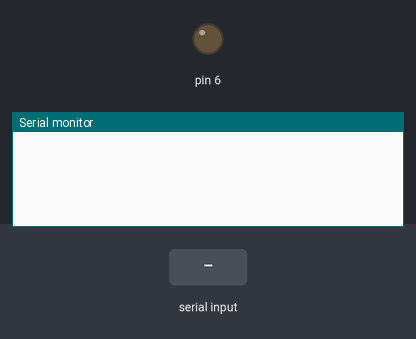
The program below on a simulated Arduino Uno, built with avr-gcc and run on an emulated ATmega328P. Parts: output pins drawn as LEDs (lit = HIGH), the last lines printed to the serial monitor. The inputs (shaded band) are chosen by the test bench.

Above: at 1.2 s.
1.3 s: "on\n" received over Serial
At 2.2 s:
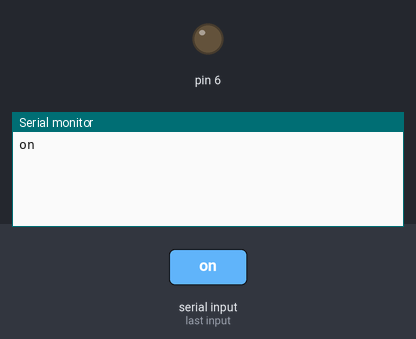
2.8 s: "off\n" received over Serial
At 3.4 s:
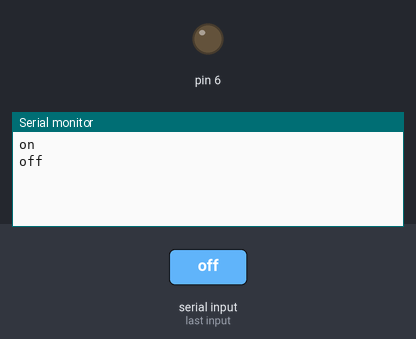
4.3 s: "1\n" received over Serial
At 5.6 s:
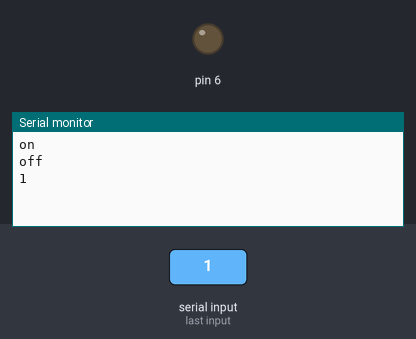

The program:

main.cpp
```cpp
#include <Arduino.h>

String inputString = "";
bool stringComplete = false;

void setup() {
  pinMode(6,OUTPUT);
  Serial.begin(9600);

  inputString.reserve(200);
}

void loop() {

  if (stringComplete) {
    Serial.println(inputString);
      if (inputString =="on"){
        digitalWrite(6,HIGH);
    }
    if (inputString =="off")
    {
      digitalWrite(6,LOW);
    }


    inputString = "";
    stringComplete = false;
  }
}


void serialEvent() {
  while (Serial.available()) {
    // get the new byte:
    char inChar = (char)Serial.read();
    // add it to the inputString:
    inputString += inChar;
    // if the incoming character is a newline, set a flag so the main loop can
    // do something about it:
    if (inChar == '\n'||inChar =='\r') {
      stringComplete = true;
    }
  }
}
```

Measured:
- after the input at 1.3 s, the serial monitor: prints a new line at once (image 1)
- after the input at 2.8 s, the serial monitor: prints a new line at once (image 2)
- after the input at 4.3 s, the serial monitor: prints a new line at once (image 3)
